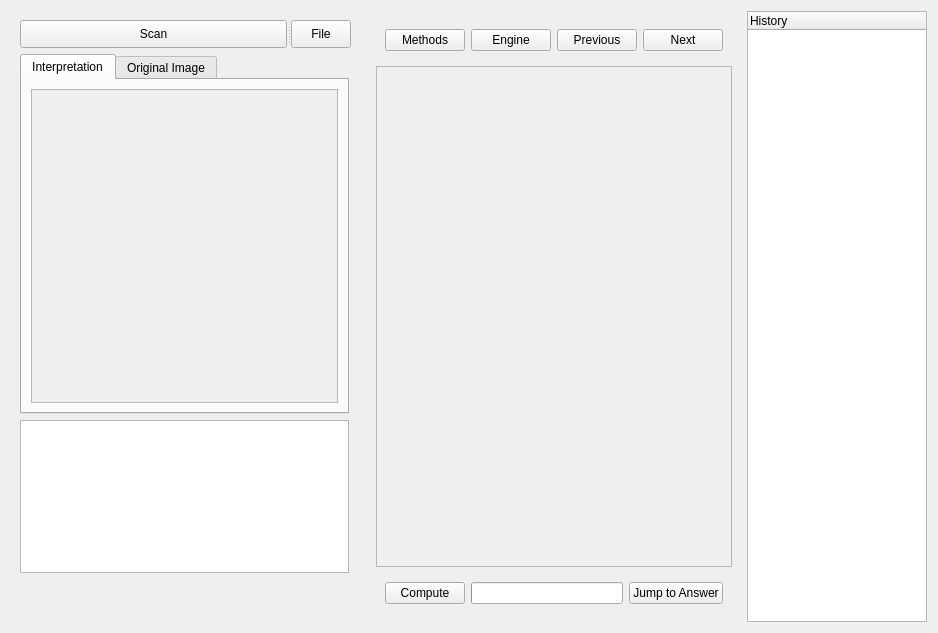
<?xml version="1.0" encoding="UTF-8"?>
<ui version="4.0">
 <class>solution_widget</class>
 <widget class="QWidget" name="solution_widget">
  <property name="geometry">
   <rect>
    <x>0</x>
    <y>0</y>
    <width>938</width>
    <height>633</height>
   </rect>
  </property>
  <property name="sizePolicy">
   <sizepolicy hsizetype="Expanding" vsizetype="Expanding">
    <horstretch>0</horstretch>
    <verstretch>0</verstretch>
   </sizepolicy>
  </property>
  <property name="minimumSize">
   <size>
    <width>830</width>
    <height>580</height>
   </size>
  </property>
  <property name="maximumSize">
   <size>
    <width>3000</width>
    <height>3000</height>
   </size>
  </property>
  <property name="windowTitle">
   <string>Form</string>
  </property>
  <layout class="QHBoxLayout" name="horizontalLayout">
   <item>
    <spacer name="horizontalSpacer_2">
     <property name="orientation">
      <enum>Qt::Horizontal</enum>
     </property>
     <property name="sizeHint" stdset="0">
      <size>
       <width>10</width>
       <height>20</height>
      </size>
     </property>
    </spacer>
   </item>
   <item>
    <widget class="QWidget" name="left_widget" native="true">
     <property name="sizePolicy">
      <sizepolicy hsizetype="Preferred" vsizetype="Preferred">
       <horstretch>20</horstretch>
       <verstretch>0</verstretch>
      </sizepolicy>
     </property>
     <property name="minimumSize">
      <size>
       <width>350</width>
       <height>0</height>
      </size>
     </property>
     <property name="focusPolicy">
      <enum>Qt::NoFocus</enum>
     </property>
     <widget class="QTabWidget" name="tabWidget_2">
      <property name="geometry">
       <rect>
        <x>9</x>
        <y>43</y>
        <width>329</width>
        <height>360</height>
       </rect>
      </property>
      <property name="minimumSize">
       <size>
        <width>0</width>
        <height>360</height>
       </size>
      </property>
      <property name="currentIndex">
       <number>0</number>
      </property>
      <widget class="QWidget" name="tab">
       <attribute name="title">
        <string>Interpretation</string>
       </attribute>
       <layout class="QHBoxLayout" name="horizontalLayout_4">
        <item>
         <widget class="QScrollArea" name="scrollAreaIntepretation">
          <property name="widgetResizable">
           <bool>true</bool>
          </property>
          <widget class="QWidget" name="scrollAreaWidgetContents">
           <property name="geometry">
            <rect>
             <x>0</x>
             <y>0</y>
             <width>303</width>
             <height>312</height>
            </rect>
           </property>
          </widget>
         </widget>
        </item>
       </layout>
      </widget>
      <widget class="QWidget" name="tab_2">
       <attribute name="title">
        <string>Original Image</string>
       </attribute>
       <layout class="QVBoxLayout" name="verticalLayout_3">
        <item>
         <widget class="QScrollArea" name="scrollAreaOriginal">
          <property name="sizePolicy">
           <sizepolicy hsizetype="Expanding" vsizetype="Expanding">
            <horstretch>0</horstretch>
            <verstretch>0</verstretch>
           </sizepolicy>
          </property>
          <property name="minimumSize">
           <size>
            <width>305</width>
            <height>211</height>
           </size>
          </property>
          <property name="widgetResizable">
           <bool>false</bool>
          </property>
          <widget class="QWidget" name="scrollAreaWidgetContents_2">
           <property name="geometry">
            <rect>
             <x>0</x>
             <y>0</y>
             <width>303</width>
             <height>210</height>
            </rect>
           </property>
           <property name="sizePolicy">
            <sizepolicy hsizetype="Minimum" vsizetype="Minimum">
             <horstretch>0</horstretch>
             <verstretch>0</verstretch>
            </sizepolicy>
           </property>
           <widget class="QLabel" name="original_image_display">
            <property name="geometry">
             <rect>
              <x>9</x>
              <y>9</y>
              <width>281</width>
              <height>191</height>
             </rect>
            </property>
            <property name="text">
             <string/>
            </property>
           </widget>
          </widget>
         </widget>
        </item>
       </layout>
      </widget>
     </widget>
     <widget class="QPlainTextEdit" name="ascii_textedit">
      <property name="geometry">
       <rect>
        <x>9</x>
        <y>409</y>
        <width>329</width>
        <height>153</height>
       </rect>
      </property>
      <property name="tabStopDistance">
       <double>82.000000000000000</double>
      </property>
     </widget>
     <widget class="QLabel" name="ascii_parser_err">
      <property name="geometry">
       <rect>
        <x>9</x>
        <y>568</y>
        <width>331</width>
        <height>31</height>
       </rect>
      </property>
      <property name="minimumSize">
       <size>
        <width>330</width>
        <height>30</height>
       </size>
      </property>
      <property name="text">
       <string/>
      </property>
     </widget>
     <widget class="QSplitter" name="splitter">
      <property name="geometry">
       <rect>
        <x>9</x>
        <y>9</y>
        <width>331</width>
        <height>28</height>
       </rect>
      </property>
      <property name="orientation">
       <enum>Qt::Horizontal</enum>
      </property>
      <widget class="QPushButton" name="scan_btn">
       <property name="sizePolicy">
        <sizepolicy hsizetype="Preferred" vsizetype="Fixed">
         <horstretch>0</horstretch>
         <verstretch>0</verstretch>
        </sizepolicy>
       </property>
       <property name="text">
        <string>Scan</string>
       </property>
      </widget>
      <widget class="QPushButton" name="imagefile_btn">
       <property name="sizePolicy">
        <sizepolicy hsizetype="Minimum" vsizetype="Fixed">
         <horstretch>0</horstretch>
         <verstretch>0</verstretch>
        </sizepolicy>
       </property>
       <property name="minimumSize">
        <size>
         <width>0</width>
         <height>0</height>
        </size>
       </property>
       <property name="maximumSize">
        <size>
         <width>60</width>
         <height>16777215</height>
        </size>
       </property>
       <property name="text">
        <string>File</string>
       </property>
      </widget>
     </widget>
    </widget>
   </item>
   <item>
    <widget class="QWidget" name="widget_2" native="true">
     <property name="sizePolicy">
      <sizepolicy hsizetype="Preferred" vsizetype="Preferred">
       <horstretch>20</horstretch>
       <verstretch>0</verstretch>
      </sizepolicy>
     </property>
     <layout class="QVBoxLayout" name="verticalLayout_2">
      <item>
       <widget class="QWidget" name="widget" native="true">
        <layout class="QHBoxLayout" name="horizontalLayout_3">
         <item>
          <widget class="QPushButton" name="methods_btn">
           <property name="text">
            <string>Methods</string>
           </property>
          </widget>
         </item>
         <item>
          <widget class="QPushButton" name="engine_btn">
           <property name="text">
            <string>Engine</string>
           </property>
          </widget>
         </item>
         <item>
          <widget class="QPushButton" name="previous_btn">
           <property name="text">
            <string>Previous</string>
           </property>
          </widget>
         </item>
         <item>
          <widget class="QPushButton" name="next_btn">
           <property name="text">
            <string>Next</string>
           </property>
          </widget>
         </item>
        </layout>
       </widget>
      </item>
      <item>
       <widget class="QScrollArea" name="scrollArea">
        <property name="widgetResizable">
         <bool>true</bool>
        </property>
        <widget class="QWidget" name="steps_widget">
         <property name="geometry">
          <rect>
           <x>0</x>
           <y>0</y>
           <width>402</width>
           <height>491</height>
          </rect>
         </property>
        </widget>
       </widget>
      </item>
      <item>
       <widget class="QWidget" name="finish_btn_widget" native="true">
        <layout class="QHBoxLayout" name="horizontalLayout_2">
         <item>
          <widget class="QPushButton" name="next_btn2">
           <property name="text">
            <string>Compute</string>
           </property>
          </widget>
         </item>
         <item>
          <widget class="QProgressBar" name="disp_prog">
           <property name="maximum">
            <number>100</number>
           </property>
           <property name="value">
            <number>0</number>
           </property>
           <property name="textVisible">
            <bool>false</bool>
           </property>
          </widget>
         </item>
         <item>
          <widget class="QPushButton" name="jump_btn">
           <property name="text">
            <string>Jump to Answer</string>
           </property>
          </widget>
         </item>
        </layout>
       </widget>
      </item>
     </layout>
    </widget>
   </item>
   <item>
    <widget class="QTreeWidget" name="treeWidget">
     <property name="sizePolicy">
      <sizepolicy hsizetype="Preferred" vsizetype="Preferred">
       <horstretch>0</horstretch>
       <verstretch>0</verstretch>
      </sizepolicy>
     </property>
     <column>
      <property name="text">
       <string notr="true">History</string>
      </property>
     </column>
    </widget>
   </item>
  </layout>
 </widget>
 <resources/>
 <connections/>
</ui>
